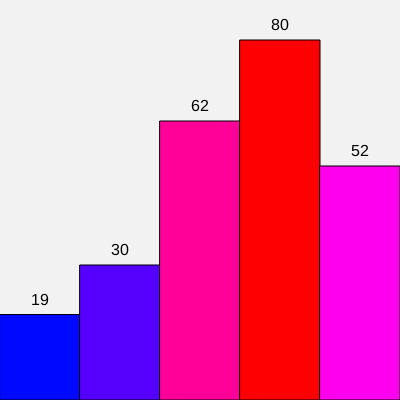
Frame 1 (no input)
Frame 60 (no input): identical to frame 1, image omitted
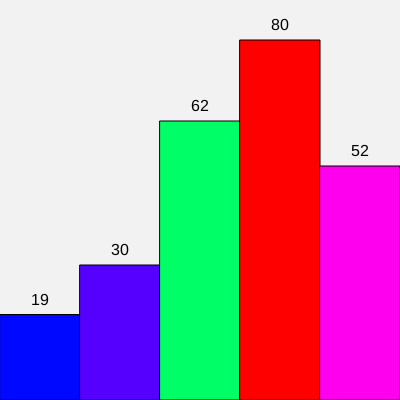
Frame 120 (the mouse pressed at the canvas centre since frame 60)

The p5.js sketch that drew these frames (run headless with seeded random() and noise() and a simulated clock; from frame 60 on, the mouse is pressed at the canvas centre):

// p5.js sketch
// ── sketch.js
//a number of numerical values to use for the bars
var numbers = [19, 30, 62, 80, 52];


function setup() {
  //setting the canvas size
  createCanvas(400, 400);
  //using HSB colors for a smooth color
  colorMode(HSB, 360, 100, 100);
  //center align text
  textAlign(CENTER);
}


function draw() {
    background(0, 0, 95);
  //the width of each bar is based on the number of items in it
    let w = width / numbers.length;
  //this finds the maximum value from the list of numbers
    let maxVal = max(numbers);

  //this loops through each number in the list
  for (let i = 0; i < numbers.length; i++) {
    
    let n = numbers[i];
  //this is the x position of the bar
    let x = i * w;
    //the height of the bar will be based on the number
    let h = map(n, 0, maxVal, 0, height * 0.9);
    //this is the Y positon on top of the bar
    let y = height - h;
    //this chooses a color based on the numbers
    let hue = map(n, 0, maxVal, 200, 360);  


    //this checks if the mouse is hovered on the bars

    if (mouseX > x && mouseX < x + w && mouseY > y && mouseY < height) {
      //this adds a color based on where the mouse is hovered
      fill((hue + 180) % 360, 100, 100); 
    } else {
      //if the mouse isnt hovered it keeeps the bar to its normal color
      fill(hue, 100, 100);
    }
      //this draws the bar
      rect(x, y, w, h);
      //black text color
      fill(0);
    //text size
      textSize(16);
      //this shows the number above the bar
      text(n, x + w / 2, y - 10);

    } 
}
